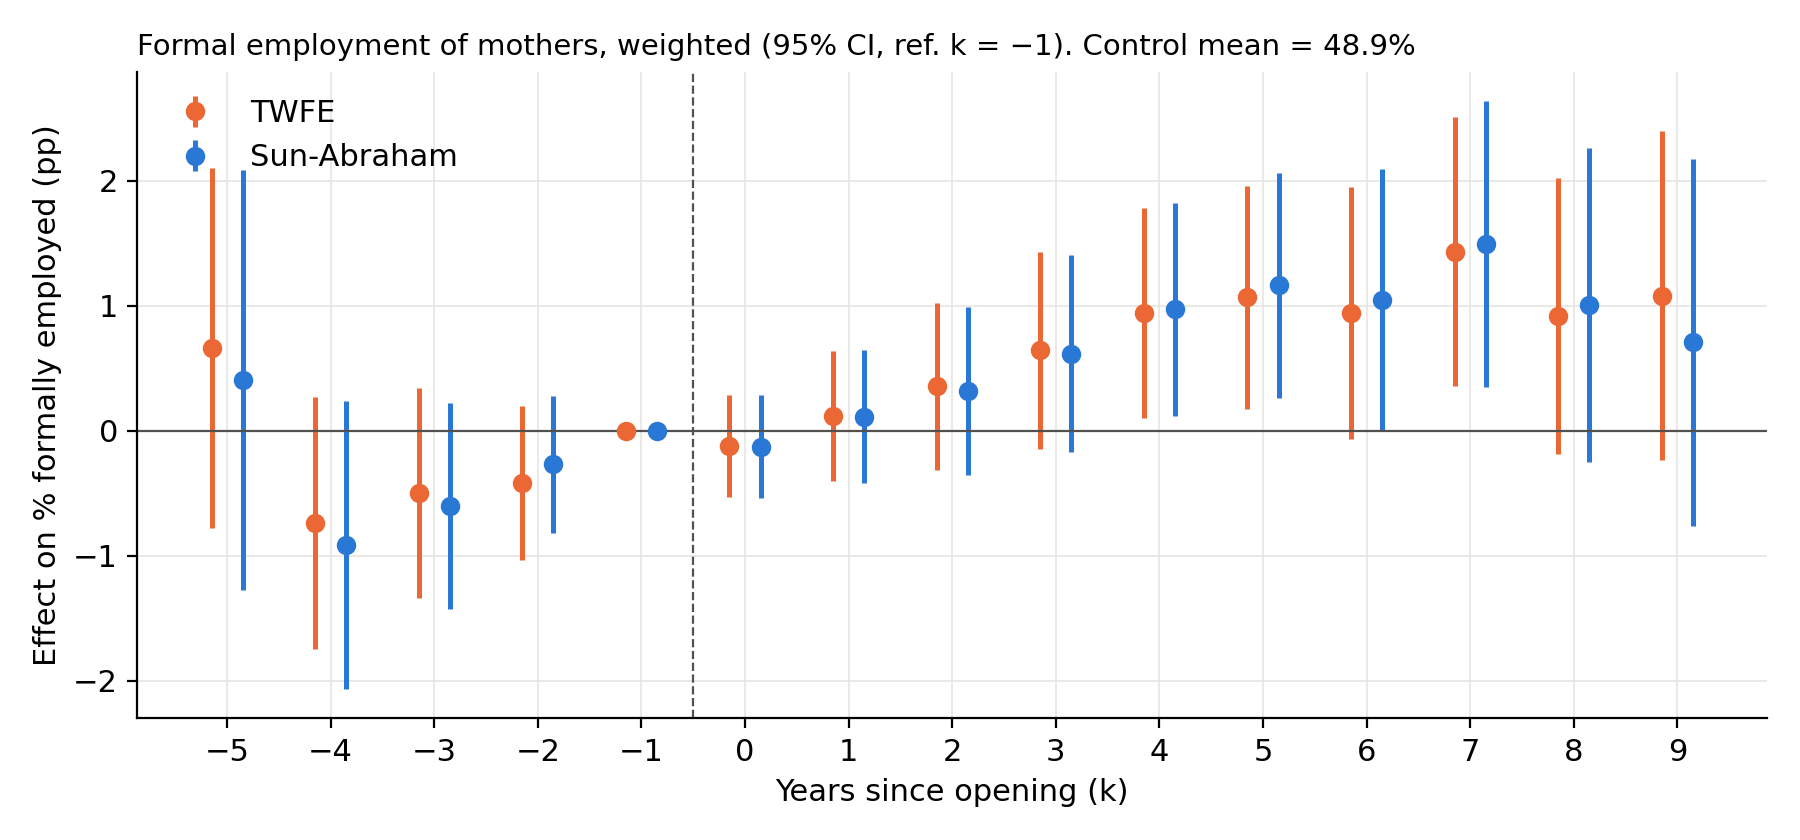

Write the Python code that produced this figure.
# Formal employment event study, weighted panel only (slides; same estimates as lab_02a_eventstudy_empleo_en.png, right panel)
import os, pandas as pd, matplotlib.pyplot as plt
os.chdir(os.path.join(os.path.dirname(os.path.abspath(__file__)), '..'))  # corre desde RIS/20261006
plt.rcParams.update({'font.size':11,'axes.spines.top':False,'axes.spines.right':False,'axes.grid':True,'grid.color':'#e6e5e1','grid.linewidth':0.6})
AZUL, NAR, GRIS = '#2a78d6', '#eb6834', '#52514e'
d = pd.read_csv('coefs_lab.csv')
d = d[(d.outcome=='empleo_formal') & d.k.between(-5, 9)].copy()
d['b'] = d.b * 100
d['se'] = d.se * 100

fig, ax = plt.subplots(figsize=(9,4.2))
for m, col, dx, lab in [('twfe_w', NAR, -0.15, 'TWFE'), ('sa_w', AZUL, 0.15, 'Sun-Abraham')]:
    x = d[d.modelo==m].sort_values('k')
    ax.errorbar(x.k + dx, x.b, yerr=1.96*x.se, fmt='o', color=col, ms=6, elinewidth=1.8, capsize=0, label=lab)
ax.axhline(0, color=GRIS, lw=0.8)
ax.axvline(-0.5, color=GRIS, ls='--', lw=0.8)
ax.set_xticks(range(-5, 10)); ax.set_xlabel('Years since opening (k)')
ax.set_ylabel('Effect on % formally employed (pp)')
ax.legend(frameon=False, loc='upper left')
ax.set_title('Formal employment of mothers, weighted (95% CI, ref. k = −1). Control mean = 48.9%', loc='left', fontsize=10.5)
fig.tight_layout(); fig.savefig('graficos/lab_02a_empleo_w_en.png', dpi=200)
